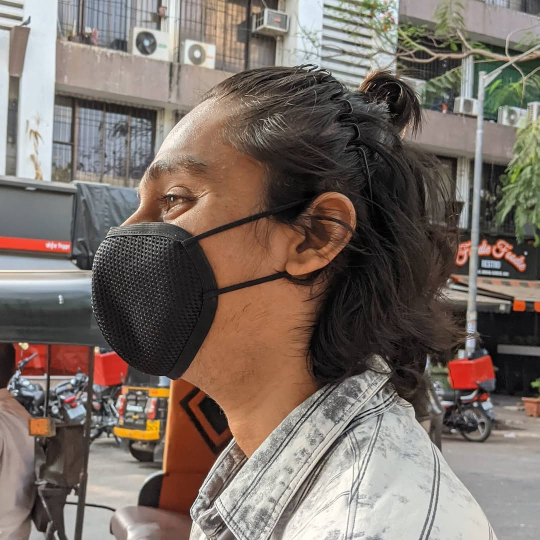
#> input picture resources/shubham.jpg, 1079 x 1080 px (shown at 1/2 size); its folder holds only this picture in this run
$ python -i delighting.py   (imports and definitions only)
#> lines starting #> are read from the running program, lines starting #| are printed output that depends on the picture
### app/core/assertions.py
"""
Shared type assertions for the processing pipeline.

These checks are only active when ``__debug__`` is True
(i.e. when Python is *not* run with ``-O`` or ``-OO``).
They guard against accidental dtype or shape mismatches
without adding any overhead in production.
"""
from __future__ import annotations

import numpy as np

__all__ = ["assert_float32", "assert_3d", "assert_2d"]


def assert_float32(arr: np.ndarray, name: str = "array") -> None:
    """Assert that *arr* is a float32 ndarray (debug builds only)."""
    if __debug__:
        if not isinstance(arr, np.ndarray):
            raise TypeError(f"{name}: expected ndarray, got {type(arr).__name__}")
        if arr.dtype != np.float32:
            raise TypeError(
                f"{name}: expected float32, got {arr.dtype}"
            )


# [12 lines left out: functions assert_3d, assert_2d, not called in this run]

### app/core/delighting.py
"""
Delighting and Flattening logic for textures.
Removes directional lighting gradients and preserves high-frequency details.

All functions accept and return float32 arrays with values in [0, 255].
"""
from __future__ import annotations

import cv2
import numpy as np

from .assertions import assert_float32


def _blur_lowfreq(field: np.ndarray, sigma: float) -> np.ndarray:
    """Gaussian blur, but far cheaper than cv2.GaussianBlur for large sigma.

    OpenCV's blur cost scales with kernel size, so a full-resolution blur
    with a >1000px kernel on a 4K image can take several seconds -- the
    dominant cost in delight_image by far. Every large-sigma blur here is
    extracting an inherently low-frequency field (broad lighting, soft
    shadows, local AO darkening), so blurring a downsampled copy and
    upsampling the result back is visually indistinguishable (~0.01 out of
    255 in testing) but 100-500x faster.
    """
    if sigma <= 24:
        k = max(3, int(sigma * 3) | 1)
        return cv2.GaussianBlur(field, (k, k), sigma)

    h, w = field.shape[:2]
    downscale = max(1, int(round(sigma / 12)))
    small_w = max(8, w // downscale)
    small_h = max(8, h // downscale)
    small = cv2.resize(field, (small_w, small_h), interpolation=cv2.INTER_AREA)
    small_sigma = sigma / downscale
    k = max(3, int(small_sigma * 3) | 1)
    small_blurred = cv2.GaussianBlur(small, (k, k), small_sigma)
    return cv2.resize(small_blurred, (w, h), interpolation=cv2.INTER_LINEAR)


def delight_image(image: np.ndarray, strength: float = 0.5,
                  flatness: float = 0.0,
                  shadow_removal: float = 0.0,
                  highlight_reduction: float = 0.0,
                  contrast_recovery: float = 0.0,
                  detail_preservation: float = 0.0,
                  color_preservation: float = 0.0,
                  ao_removal: float = 0.0,
                  edge_consistency: float = 0.0,
                  **_kwargs) -> np.ndarray:
    """Remove lighting gradients and shadows from the image.

    Args:
        image: Input float32 array (BGR), values in [0, 255].
        strength: Overall delighting strength (0.0 to 1.0).
        flatness: Amount of color flattening (0.0 to 1.0).
        shadow_removal: Lift dark shadow regions (0.0 to 1.0).
        highlight_reduction: Compress bright highlights (0.0 to 1.0).
        contrast_recovery: Restore local contrast after delighting (0.0 to 1.0).
        detail_preservation: Preserve high-frequency surface detail (0.0 to 1.0).
        color_preservation: Keep original color saturation (0.0 to 1.0).
        ao_removal: Remove ambient occlusion darkening (0.0 to 1.0).
        edge_consistency: Smooth tonal transitions at edges (0.0 to 1.0).

    Returns:
        Delighted float32 BGR image, values in [0, 255].
    """
    assert_float32(image, "delight_image input")

    # Early out if nothing to do. Every slider must be checked here — a
    # slider whose effect block lives further down (contrast_recovery,
    # detail_preservation, color_preservation, edge_consistency) still needs
    # to reach that code, otherwise it silently does nothing when adjusted
    # on its own.
    has_work = (strength > 0.01 or flatness > 0.01 or shadow_removal > 0.01
                or highlight_reduction > 0.01 or ao_removal > 0.01
                or contrast_recovery > 0.01 or detail_preservation > 0.01
                or color_preservation > 0.01 or edge_consistency > 0.01)
    if not has_work:
        return image.copy()

    h, w = image.shape[:2]

    # ── Work in uint8 LAB for correct OpenCV color space conversion ──
    image_u8 = np.clip(image, 0, 255).astype(np.uint8)
    lab = cv2.cvtColor(image_u8, cv2.COLOR_BGR2LAB)
    l_orig = lab[:, :, 0].astype(np.float32)
    a_orig = lab[:, :, 1].astype(np.float32)
    b_orig = lab[:, :, 2].astype(np.float32)

    l = l_orig.copy()

    # ── 1. Multi-scale light removal ─────────────────────────────────
    # Use frequency separation: extract low-frequency lighting component
    # at multiple scales and remove it proportionally.
    if strength > 0.01:
        # Compute the effective delighting strength
        delight_str = strength

        # Large-scale: captures broad directional lighting / gradients
        sigma_large = max(h, w) * 0.15
        sigma_large = np.clip(sigma_large, 15, 600)
        low_freq_large = _blur_lowfreq(l, sigma_large)

        # Medium-scale: captures softer shadows and light falloff
        sigma_med = max(h, w) * 0.05
        sigma_med = np.clip(sigma_med, 5, 200)
        low_freq_med = _blur_lowfreq(l, sigma_med)

        # Blend the two scales
        low_freq = low_freq_large * 0.6 + low_freq_med * 0.4
        low_freq = np.clip(low_freq, 1.0, 255.0)

        # Compute the mean luminance as target
        mean_l = np.mean(l)
        mean_l = max(mean_l, 1.0)

        # Divide out the low-frequency lighting and re-center at mean
        delighted_l = (l / low_freq) * mean_l

        # Blend original ↔ delighted
        l = l * (1.0 - delight_str) + delighted_l * delight_str
        l = np.clip(l, 0, 255)

    # ── 1b. Detail preservation ──────────────────────────────────────
    # Independent of step 1: unlike the multi-scale removal above, this
    # boosts local contrast on whatever "l" currently is, so it has a
    # visible effect on its own instead of silently doing nothing unless
    # Shadow/Highlight/AO Removal also happen to be raised.
    if detail_preservation > 0.01:
        sigma_detail = max(h, w) * 0.02
        sigma_detail = np.clip(sigma_detail, 2, 50)
        smoothed = _blur_lowfreq(l, sigma_detail)
        detail_layer = l - smoothed
        l = l + detail_layer * (detail_preservation * 0.6)
        l = np.clip(l, 0, 255)

    # ── 2. Shadow removal ────────────────────────────────────────────
    # Lift shadows by compressing the dark end of the luminance range
    if shadow_removal > 0.01:
        shadow_lift = shadow_removal * 40.0  # max lift ~40 levels
        shadow_mask = np.clip(1.0 - l / 80.0, 0, 1)  # mask dark areas
        l = l + shadow_mask * shadow_lift
        l = np.clip(l, 0, 255)

    # ── 3. Highlight reduction ───────────────────────────────────────
    # Compress highlights by pulling bright values toward mean
    if highlight_reduction > 0.01:
        mean_l = np.mean(l)
        highlight_mask = np.clip((l - 180.0) / 75.0, 0, 1)  # mask bright areas
        highlight_pull = highlight_reduction * 0.6
        l = l - highlight_mask * (l - mean_l) * highlight_pull
        l = np.clip(l, 0, 255)

    # ── 4. AO removal ────────────────────────────────────────────────
    # Remove ambient occlusion by detecting and lifting local darkening
    # in corners/crevices (smaller scale than global lighting)
    if ao_removal > 0.01:
        sigma_ao = max(h, w) * 0.03
        sigma_ao = np.clip(sigma_ao, 3, 100)
        local_mean = _blur_lowfreq(l, sigma_ao)

        # AO manifests as local darkening relative to neighborhood
        ao_map = np.clip((local_mean - l) / 60.0, 0, 1)
        ao_lift = ao_removal * 35.0
        l = l + ao_map * ao_lift
        l = np.clip(l, 0, 255)

    # ── 5. Contrast recovery ─────────────────────────────────────────
    # After delighting, the image can look flat. Restore local contrast.
    if contrast_recovery > 0.01:
        mean_l = np.mean(l)
        # Increase deviation from mean
        contrast_factor = 1.0 + contrast_recovery * 0.8
        l = mean_l + (l - mean_l) * contrast_factor
        l = np.clip(l, 0, 255)

    # ── 6. Edge consistency ──────────────────────────────────────────
    # Smooth harsh tonal transitions caused by processing
    if edge_consistency > 0.01:
        sigma_edge = 0.5 + edge_consistency * 2.0
        l_smooth = cv2.GaussianBlur(l, (0, 0), sigma_edge)
        blend = edge_consistency * 0.3  # subtle
        l = l * (1.0 - blend) + l_smooth * blend

    # ── 7. Color channel processing ──────────────────────────────────
    a = a_orig.copy()
    b = b_orig.copy()

    # Flatness: push chrominance toward the image's average color,
    # rather than neutral gray, to flatten color variations without desaturating.
    if flatness > 0.01:
        mean_a = np.mean(a)
        mean_b = np.mean(b)
        a = a * (1.0 - flatness) + mean_a * flatness
        b = b * (1.0 - flatness) + mean_b * flatness

    # Color preservation: reduce chrominance changes from delighting
    # by blending processed a/b channels back toward originals
    if color_preservation > 0.01 and flatness < 0.99:
        color_keep = color_preservation
        a = a * (1.0 - color_keep) + a_orig * color_keep
        b = b * (1.0 - color_keep) + b_orig * color_keep

    # ── 8. Reassemble and convert back ───────────────────────────────
    lab_out = cv2.merge([
        np.clip(l, 0, 255).astype(np.uint8),
        np.clip(a, 0, 255).astype(np.uint8),
        np.clip(b, 0, 255).astype(np.uint8),
    ])
    result = cv2.cvtColor(lab_out, cv2.COLOR_LAB2BGR)

    return result.astype(np.float32)

>>> import cv2
>>> picture = cv2.imread('../../resources/shubham.jpg', cv2.IMREAD_GRAYSCALE)
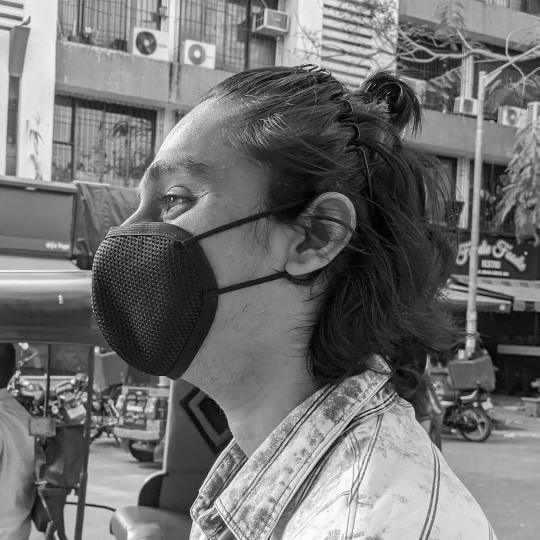
#> picture: shape (1080, 1079) (shown at 1/2 size); min 0, max 255, mean 113.1
>>> result = delight_image(picture)
#> (the run stopped early here; a loop or call above may not have finished)
